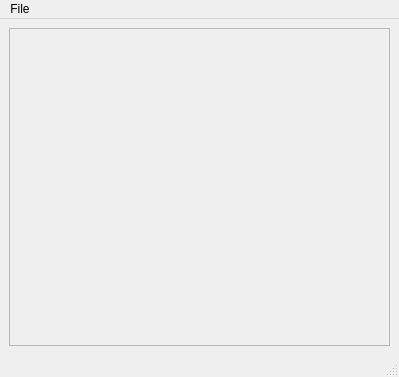
<?xml version="1.0" encoding="UTF-8"?>
<ui version="4.0">
 <class>PropertyViewEditor</class>
 <widget class="QMainWindow" name="PropertyViewEditor">
  <property name="geometry">
   <rect>
    <x>0</x>
    <y>0</y>
    <width>399</width>
    <height>377</height>
   </rect>
  </property>
  <property name="windowTitle">
   <string>MainWindow</string>
  </property>
  <widget class="QWidget" name="centralwidget">
   <layout class="QVBoxLayout" name="verticalLayout">
    <item>
     <widget class="QScrollArea" name="_scrollArea">
      <property name="widgetResizable">
       <bool>true</bool>
      </property>
      <widget class="QWidget" name="scrollAreaWidgetContents">
       <property name="geometry">
        <rect>
         <x>0</x>
         <y>0</y>
         <width>379</width>
         <height>316</height>
        </rect>
       </property>
      </widget>
     </widget>
    </item>
   </layout>
  </widget>
  <widget class="QStatusBar" name="statusbar"/>
  <widget class="QMenuBar" name="menubar">
   <property name="geometry">
    <rect>
     <x>0</x>
     <y>0</y>
     <width>399</width>
     <height>21</height>
    </rect>
   </property>
   <widget class="QMenu" name="menuFile">
    <property name="title">
     <string>File</string>
    </property>
    <addaction name="actionNew"/>
    <addaction name="actionOpen"/>
    <addaction name="actionReload"/>
    <addaction name="separator"/>
    <addaction name="separator"/>
    <addaction name="actionSave"/>
    <addaction name="actionSave_As"/>
    <addaction name="separator"/>
    <addaction name="actionExit"/>
   </widget>
   <addaction name="menuFile"/>
  </widget>
  <action name="actionNew">
   <property name="icon">
    <iconset>
     <normaloff>:/images/new.png</normaloff>:/images/new.png</iconset>
   </property>
   <property name="text">
    <string>New</string>
   </property>
   <property name="shortcut">
    <string>Ctrl+Shift+N</string>
   </property>
  </action>
  <action name="actionOpen">
   <property name="icon">
    <iconset>
     <normalon>:/images/open.png</normalon>
    </iconset>
   </property>
   <property name="text">
    <string>Open</string>
   </property>
  </action>
  <action name="actionExit">
   <property name="text">
    <string>Exit</string>
   </property>
  </action>
  <action name="actionRun">
   <property name="icon">
    <iconset>
     <normalon>:/forward.png</normalon>
    </iconset>
   </property>
   <property name="text">
    <string>Run</string>
   </property>
   <property name="shortcut">
    <string>Ctrl+Return</string>
   </property>
  </action>
  <action name="actionSave">
   <property name="icon">
    <iconset>
     <normalon>:/filesave.png</normalon>
    </iconset>
   </property>
   <property name="text">
    <string>Save</string>
   </property>
   <property name="shortcut">
    <string>Ctrl+S</string>
   </property>
  </action>
  <action name="actionSave_As">
   <property name="text">
    <string>Save As...</string>
   </property>
  </action>
  <action name="actionReload">
   <property name="icon">
    <iconset>
     <normalon>:/reload.png</normalon>
    </iconset>
   </property>
   <property name="text">
    <string>Reload</string>
   </property>
  </action>
 </widget>
 <resources/>
 <connections/>
</ui>
